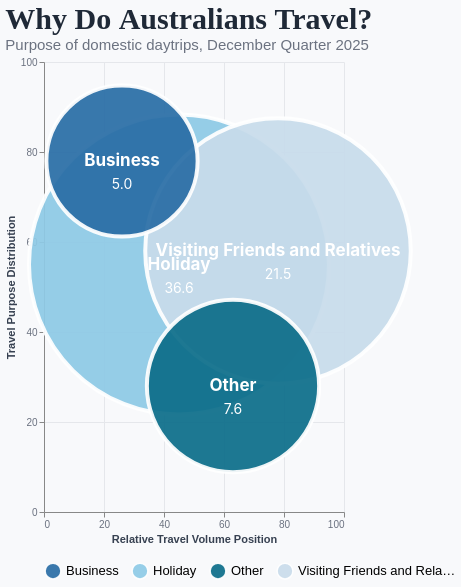

Describe this chart as a Vega-Lite specification.
### Vega-Lite specification from a JSON file in a GitHub repository (floating-point values rounded to 4 significant figures)
{"$schema": "https://vega.github.io/schema/vega-lite/v6.json", "background": "#f8f9fb", "title": {"text": "Why Do Australians Travel?", "subtitle": "Purpose of domestic daytrips, December Quarter 2025", "anchor": "start", "font": "Georgia", "fontSize": 30, "fontWeight": "bold", "subtitleFontSize": 15, "color": "#1f2937", "subtitleColor": "#6b7280"}, "width": "container", "height": 450, "data": {"values": [{"purpose": "Holiday", "trips_million": 36.6, "bubble_size": 36.6, "x": 45, "y": 55}, {"purpose": "Visiting Friends and Relatives", "trips_million": 21.5, "bubble_size": 28, "x": 78, "y": 58}, {"purpose": "Business", "trips_million": 5.0, "bubble_size": 7, "x": 26, "y": 78}, {"purpose": "Other", "trips_million": 7.6, "bubble_size": 10, "x": 63, "y": 28}]}, "layer": [{"mark": {"type": "circle", "opacity": 0.93, "stroke": "#ffffff", "strokeWidth": 4}, "encoding": {"x": {"field": "x", "type": "quantitative", "scale": {"domain": [0, 100]}, "axis": {"title": "Relative Travel Volume Position", "grid": true, "tickCount": 5, "labelColor": "#6b7280", "titleColor": "#374151", "gridColor": "#e5e7eb"}}, "y": {"field": "y", "type": "quantitative", "scale": {"domain": [0, 100]}, "axis": {"title": "Travel Purpose Distribution", "grid": true, "tickCount": 5, "labelColor": "#6b7280", "titleColor": "#374151", "gridColor": "#e5e7eb"}}, "size": {"field": "bubble_size", "type": "quantitative", "scale": {"range": [7000, 90000]}, "legend": null}, "color": {"field": "purpose", "type": "nominal", "scale": {"range": ["#2b6ea6", "#8ecae6", "#0d6e8a", "#c9dceb"]}, "legend": {"title": null, "orient": "bottom", "direction": "horizontal", "labelFontSize": 13, "symbolSize": 250}}, "tooltip": [{"field": "purpose", "type": "nominal", "title": "Purpose"}, {"field": "trips_million", "type": "quantitative", "title": "Trips (millions)"}]}}, {"mark": {"type": "text", "font": "Inter", "fontWeight": "bold", "fontSize": 17, "color": "#ffffff", "align": "center"}, "encoding": {"x": {"field": "x", "type": "quantitative"}, "y": {"field": "y", "type": "quantitative"}, "text": {"field": "purpose"}}}, {"mark": {"type": "text", "dy": 24, "font": "Inter", "fontSize": 14, "color": "#ffffff"}, "encoding": {"x": {"field": "x", "type": "quantitative"}, "y": {"field": "y", "type": "quantitative"}, "text": {"field": "trips_million", "type": "quantitative", "format": ".1f"}}}], "config": {"view": {"stroke": null}}}
